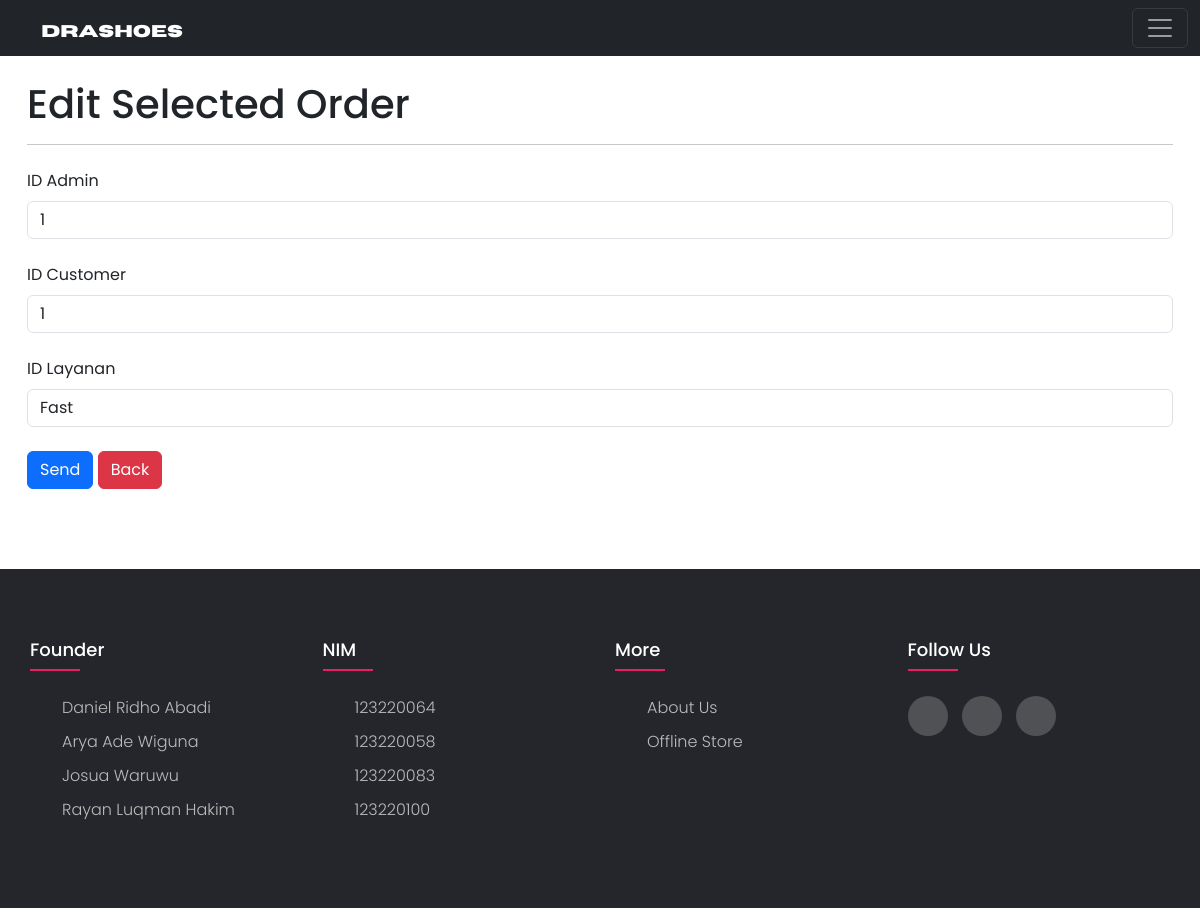
The page /admin/edit_order.php?id_orders=1 (signed in) on the database its author committed.
### tables this page shows
CREATE TABLE `orders` (
  `id_orders` int(11) NOT NULL,
  `id_admin` int(11) NOT NULL,
  `id_cust` int(11) NOT NULL,
  `id_pricelist` int(11) NOT NULL
);

CREATE TABLE `customer` (
  `id_cust` int(11) NOT NULL,
  `username_cust` varchar(255) DEFAULT NULL,
  `email_cust` varchar(255) NOT NULL,
  `password_cust` varchar(255) DEFAULT NULL
);

CREATE TABLE `pricelist` (
  `id_pricelist` int(11) NOT NULL,
  `nama_pricelist` varchar(255) NOT NULL,
  `harga` int(11) NOT NULL,
  `linkfoto` varchar(255) NOT NULL
);

### admin/edit_order.php (the view, shortened to what this page needs)
<!doctype html>
<html lang="en">
  <head>
    <link href="https://cdn.jsdelivr.net/npm/bootstrap@5.3.2/dist/css/bootstrap.min.css" rel="stylesheet">
  </head>
  <body>
    <?php
    include '../koneksi.php';
    $id_orders = $_GET['id_orders'];
    $query = mysqli_query($konek, "SELECT * FROM orders WHERE id_orders = $id_orders");
    $data = mysqli_fetch_array($query);
    $admins = $konek->query("SELECT id_admin FROM admin");
    $customers = $konek->query("SELECT id_cust FROM customer");
    $pricelist = $konek->query("SELECT id_pricelist, nama_pricelist FROM pricelist");
    ?>
    <div class="container">
      <?php include 'navbar.php'; ?>
      <div class="home">
        <div class="header mt-5">
          <h1>Edit Selected Order</h1>
        </div>
        <hr>
        <form action="cek_edit_order.php" method="POST">
          <div class="username mt-4">
            <div class="mb-3">
              <label class="form-label">ID Admin</label>
              <select name="id_admin" class="form-control">
                <?php while ($row = $admins->fetch_assoc()) { ?>
                  <option value="<?= $row['id_admin']; ?>" <?= $data['id_admin'] == $row['id_admin'] ? 'selected' : ''; ?>>
                    <?= $row['id_admin']; ?>
                  </option>
                <?php } ?>
              </select>
            </div>
          </div>
          <div class="genre mt-4">
            <div class="mb-3">
              <label class="form-label">ID Customer</label>
              <select name="id_cust" class="form-control">
                <?php while ($row = $customers->fetch_assoc()) { ?>
                  <option value="<?= $row['id_cust']; ?>" <?= $data['id_cust'] == $row['id_cust'] ? 'selected' : ''; ?>>
                    <?= $row['id_cust']; ?>
                  </option>
                <?php } ?>
              </select>
            </div>
          </div>
          <div class="genre mt-4">
            <div class="mb-3">
              <label class="form-label">ID Layanan</label>
              <select name="id_pricelist" class="form-control">
                <?php while ($row = $pricelist->fetch_assoc()) { ?>
                  <option value="<?= $row['id_pricelist']; ?>" <?= $data['id_pricelist'] == $row['id_pricelist'] ? 'selected' : ''; ?>>
                    <?= $row['nama_pricelist']; ?>
                  </option>
                <?php } ?>
              </select>
            </div>
          </div>
          <div class="button mt-4">
            <button type="submit" class="btn btn-primary" name="submit">Send</button>
            <a href="data_orders.php" type="button" class="btn btn-danger">Back</a>
          </div>
        </form>
      </div>
    </div>
    <?php include 'footer.php'; ?>
  </body>
</html>

### admin/footer.css (style rules this page uses)
body { line-height: 1.5; font-family: 'Poppins', sans-serif; }
* { margin:0; padding:0; box-sizing: border-box; }
.container { max-width: 1170px; margin:auto; }

### admin/edit_order.php (style rules this page uses)
* { font-family: poppins; }
.home { margin-top: 10vh; margin-bottom: 10vh; }

### rows shown on the page
orders: id_admin "1", id_cust "1", id_pricelist "Fast"
